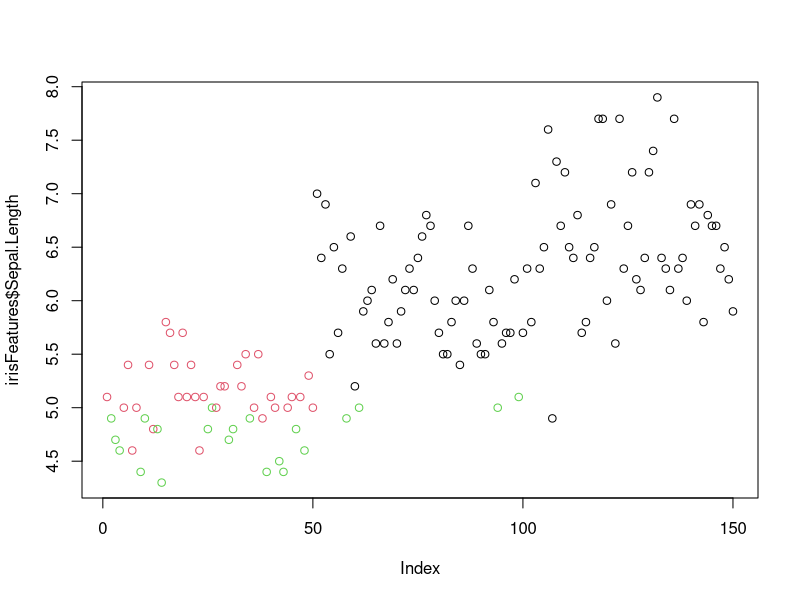
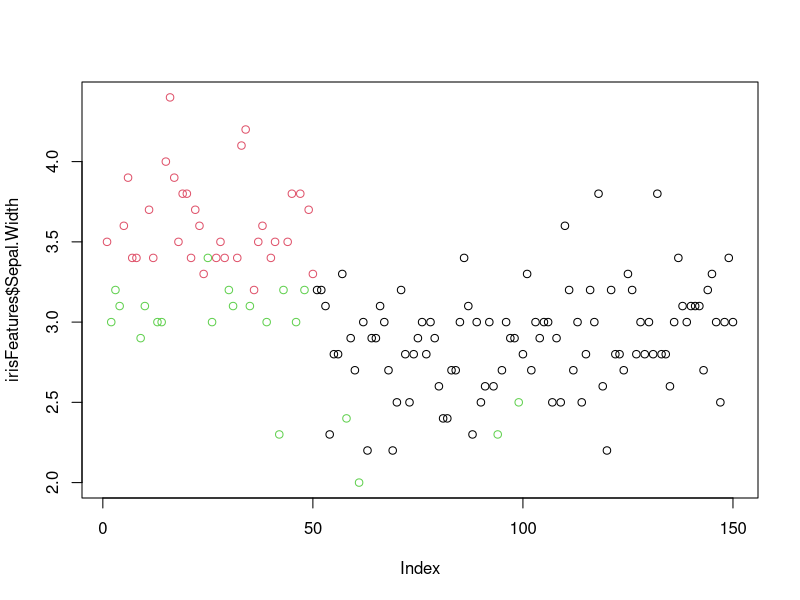

The R script that drew these images, in order: (Note: this script raises an error after producing the figures.)
#Clustering - iris Data Set

?iris
head(iris)
library(dplyr)
str(iris)
iris %>% group_by(Species) %>% summarise_all(mean)

head(iris[,1:4])

irisFeatures = iris[-5]
head(irisFeatures)
names(irisFeatures)

iriskm1 = kmeans(irisFeatures,3)

iriskm1$size # no of rows in in each cluster
iriskm1$cluster # row no to clusters

plot(irisFeatures$Sepal.Length, col=iriskm1$cluster)
plot(irisFeatures$Sepal.Width, col=iriskm1$cluster)

head(irisFeatures)
iriskm1$cluster
cbind(irisFeatures,  iriskm1$cluster, iris$Species)


km  # understand the output

#Method2 - Scaling 
irisFeatures2 = irisFeatures
scaleiris = scale(irisFeatures2) # scaling dataset if they are in different range
head(scaleiris) #use this scaleiris for kmeans and plots; this becomes data
irisKM = kmeans(scaleiris, 3)
irisKM$cluster

library(fpc)
library(cluster)
clusplot(scaleiris, irisKM$cluster, color= T, lines=0)
# using PCA technique - finds most Principal Components

#Method3
irisKM2 = kmeans(scaleiris, 3, iter.max= 5)
irisKM2
clusplot(scaleiris, irisKM2$cluster, color=T, lines=0)  
